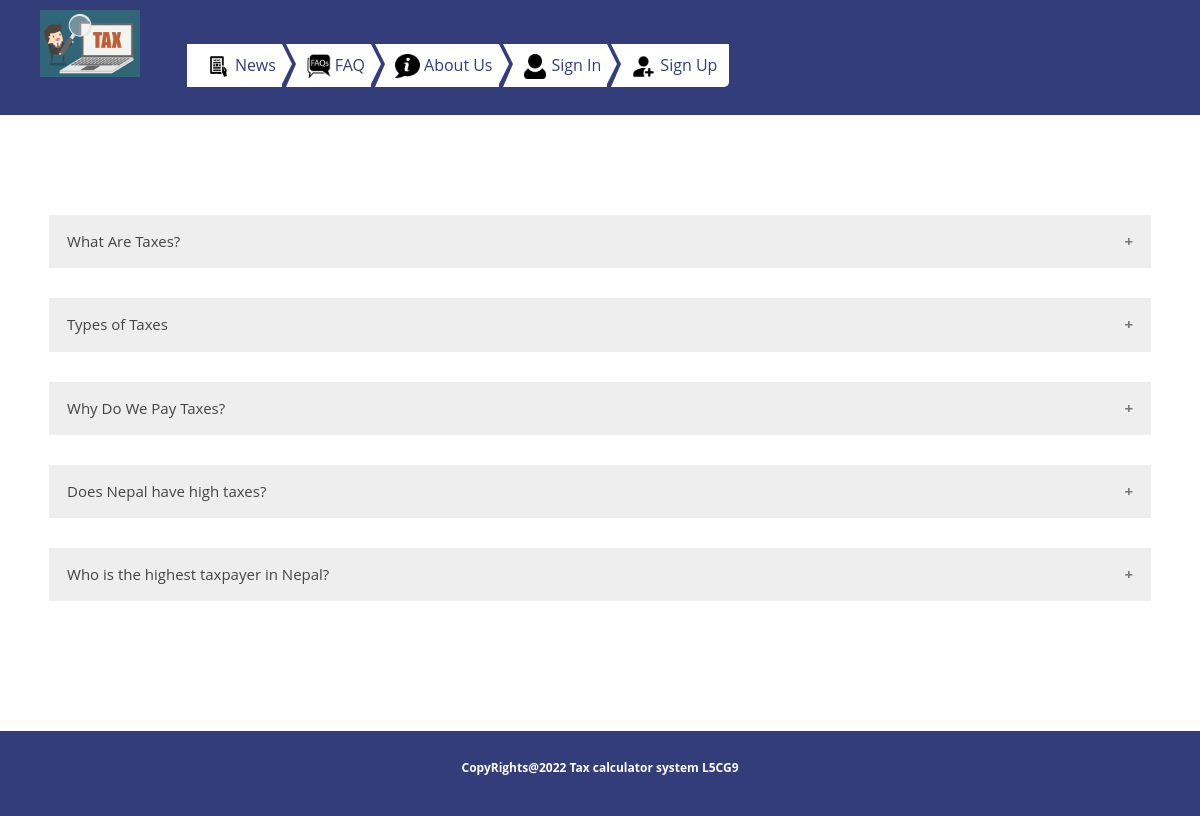
The page /faqs/ on the database its author committed.
### final/models.py (models this page shows)
class Faqs(models.Model): # creating class for faq to store in database
    question = models.CharField(max_length=5000)
    answer = models.TextField()

### final/views.py (the view)
# urls.py: path('faqs/',views.faqs , name='faqs'),
def faqs(request):  # making function for faqs page
    context={
        'faqs' : Faqs.objects.all()
    }
    return render(request,'faqs.html', context)

### templates/faqs.html (shortened to what this page needs)
{% extends 'base.html' %}
{% load static %}
{% block content %}
<body>
  <div id="wrapper">
    <main>
      <section class="section-faqs">
        <div class="faqs container">
          <article>
            {% for faq in faqs %}
            <button class="accordion accr">{{ faq.question }}</button>
            {% endfor %}
        </div>
      </section>
    </main>
  </div>
</body>
{% endblock content %}

### templates/base.html (shortened to what this page needs)
{% load static %}
<head>
    <link rel="stylesheet" type="text/css" href="{% static 'css/style.css' %}" />
</head>
{% include 'nav.html' %}
{% block content %}
{% endblock %}
{% include 'footer.html' %}

### templates/nav.html (shortened to what this page needs)
{% load static %}
<header class="header">
    <div class="container">
        <nav class="nav-bar">
            <div id="logo">
                <a href="#"><img src="{% static 'img/logo.png' %}" height="100px" width="320px" alt="..." /></a>
            </div>
            <div class="navigation">
                <ul>
                    <li><a href="{% url 'news' %}"><span class="icon icon-news"></span>News</a></li>
                    <li><a href="{% url 'faqs' %}"><span class="icon icon-faq"></span>FAQ</a></li>
                    <li><a href="{% url 'aboutus' %}"><span class="icon icon-about"></span>About Us</a></li>
                    {% if not user.is_authenticated %}
                    <li><a href="{% url 'signin' %}"><span class="icon icon-login"></span>Sign In</a></li>
                    <li><a href="{% url 'signup' %}"><span class="icon icon-signup"></span>Sign Up</a></li>
                    {%endif%}
                </ul>
            </div>
        </nav>
    </div>
</header>

### templates/footer.html
{% load static %}
       <footer class="footer">
        <div class="container">
            <div class="copyrights">
                <strong>CopyRights@2022 Tax calculator system L5CG9</strong>
            </div>
        </div>
    </footer>

### static/css/style.css (style rules this page uses)
a:link { text-decoration: none; }
body { margin: 0; }
body { color: #012c5c; background: #fff; font: 16px/1.1875 "Open Sans", "Helvetica Neue", Helvetica, sans-serif; min-width: 320px; -webkit-font-smoothing: antialiased; -moz-osx-font-smoothing: grayscale; }
main { display: block; }
a { background-color: transparent; }
img { vertical-align: top; border-style: none; }
button, input, optgroup, select, textarea { font-family: inherit; font-size: 100%; line-height: 1.15; margin: 0; }
button, input { overflow: visible; }
button, select { text-transform: none; }
button, [type="button"], [type="reset"], [type="submit"] { -webkit-appearance: button; }
.container { width: 95%; max-width: 1170px; margin: 0 auto; }
.header, .footer { position: relative; background: #333d79ff; }
.nav-bar { width: 100%; }
#logo { width: 100px; padding: 10px; cursor: pointer; float: left; }
#logo a img { max-width: 100%; height: auto; }
.navigation { display: inline-block; margin: 28px auto; padding: 0; vertical-align: middle; overflow: hidden; border-radius: 5px; position: relative; }
.navigation ul li { list-style: none; float: left; margin: 0 -3px; }
.navigation ul li a { background: #fff; color: #333d79ff; height: 23px; text-decoration: none; position: relative; padding: 10px 6px; float: left; }
.navigation li:before { content: ""; float: left; width: 0; height: 0; left: -20px; border-top: 20px solid #fff; border-bottom: 23px solid #fff; border-left: 10px solid transparent; }
.navigation li:after { content: ""; float: left; width: 0; height: 0; left: 100%; border-color: transparent; border-top: 20px solid transparent; border-bottom: 20px solid transparent; border-left: 10px solid #fff; }
.navigation li:nth-child(1):before { border-left-color: transparent; }
.navigation li:first-child a { padding-left: 15px; }
.navigation li:first-child:before { border: none; }
.navigation li:last-child a { padding-right: 15px; }
.navigation li:last-child:after { border: none; }
.icon { display: inline-block; vertical-align: middle; margin: 0 4px; background-repeat: no-repeat; background-position: 50% 50%; background-size: contain; }
.icon { height: 25px; width: 25px; }
.icon-news { background-image: url("../img/news.png"); }
.icon-faq { background-image: url("../img/faqs.png"); }
.icon-about { background-image: url("../img/about.png"); }
.icon-login { background-image: url("../img/user.png"); }
.icon-signup { background-image: url("../img/useradd.png"); }
.footer .container { text-align: center; padding: 20px 0; }
.footer-nav a, .footer-nav p, .copyrights { color: #fff; }
.copyrights { font-size: 12px; margin-top: 10px; margin-bottom: 20px; }
.section-faqs { margin: 100px 20px; }
.accordion { background-color: #eee; color: #444; cursor: pointer; padding: 18px; width: 100%; border: none; text-align: left; outline: none; font-size: 15px; transition: 0.4s; }
.accordion:after { content: "\002B"; color: #777; font-weight: bold; float: right; margin-left: 5px; }
.accr { margin-bottom: 30px; }

### rows shown on the page
Faqs: question "What Are Taxes?"
Faqs: question "Types of Taxes"
Faqs: question "Why Do We Pay Taxes?"
Faqs: question "Does Nepal have high taxes?"
Faqs: question "Who is the highest taxpayer in Nepal?"
